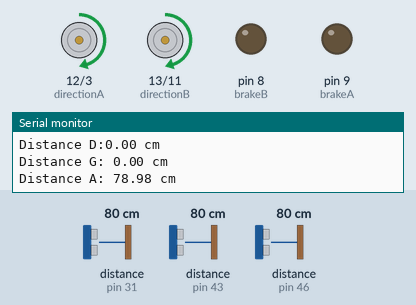
The sketch below on a simulated Arduino Mega 2560, built with avr-gcc and run on an emulated ATmega2560. Shown: direction and speed pins drawn as motors (green arrow = direction pin HIGH = forward, orange = LOW = backward, longer = more drive), output pins drawn as LEDs (lit = HIGH), the last lines printed to the serial monitor. Wiring (inferred from the names in the program): 3 × ultrasonic range finder: trigger pin 30, echo pin 31 / trigger pin 41, echo pin 43 / trigger pin 47, echo pin 46. Dashed ring = blinking. The inputs (shaded band) are chosen by the test bench; at power-on: distance to the obstacle (sensors on pin 43, pin 31, pin 46) 80 cm. The echo pulse lasts 58.3 µs per cm; pins used as bus, display or sensor lines are not drawn.

Above: at 1.2 s.
1.3 s: distance to the obstacle (sensor on pin 43) set to 43 cm
2.8 s: distance to the obstacle (sensor on pin 43) set to 38 cm
At 3.6 s:
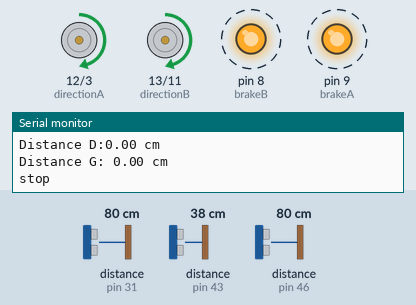
At 4.7 s:
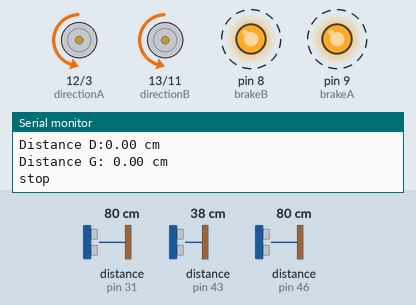
Timing chart, 0 to 11.8 s (numbered marks = the images above; inputs shaded):
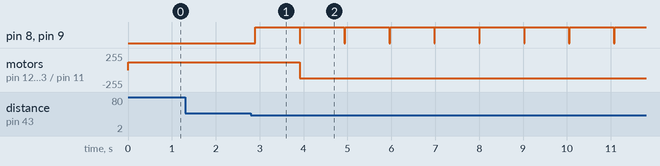

Measured:
- the behaviour switches between 41 and 40 cm on distance to the obstacle (sensor on pin 43) (found by bisection; images 0 and 1)
- after the input at 2.8 s, pin 8 (brakeB), pin 9 (brakeA): alternates HIGH for 1.0 s and LOW for 0.02 s, starting after 0.10 s; motor on pin 12 (directionA) / pin 3 (speedA), motor on pin 13 (directionB) / pin 11 (speedB): forward 120/255 → backward 120/255 after 1.1 s

The sketch:

sketch_mar13b.ino
```cpp
const int directionA = 12;
const int directionB = 13;
const int brakeA = 9;
const int brakeB = 8;
const int speedA = 3;
const int speedB = 11;
const int Max_speed = 120;

const int trigPinAvant = 41;
const int echoPinAvant = 43;

const int trigPinGauche = 30;
const int echoPinGauche = 31;

const int trigPinDroite = 47;
const int echoPinDroite = 46;

float distanceAvant;
float distanceGauche;
float distanceDroite;

bool isReculer = false;

void setup() {
      //Init Serial USB
      Serial.begin(9600);
      Serial.println(F("Initialize System"));
      pinMode(directionA, OUTPUT);
      pinMode(brakeA, OUTPUT);
      pinMode(directionB, OUTPUT);
      pinMode(brakeB, OUTPUT);

      pinMode(trigPinAvant, OUTPUT);
      pinMode(echoPinAvant, INPUT);
      pinMode(trigPinGauche, OUTPUT);
      pinMode(echoPinGauche, INPUT);
      pinMode(trigPinDroite, OUTPUT);
      pinMode(echoPinDroite, INPUT);

}
void loop() {
      if (!isReculer) {
          avancer();
          }
      // Mesure de la distance
      distanceAvant = mesurerDistance(trigPinAvant, echoPinAvant);
      distanceDroite - mesurerDistance(trigPinDroite, echoPinDroite);
      distanceGauche - mesurerDistance(trigPinGauche, echoPinGauche);
      // Affichage de la distance sur le moniteur série
      Serial.print("Distance A: ");
      Serial.print(distanceAvant, 2);
      Serial.println(" cm");
      Serial.print("Distance D:");
      Serial.print(distanceDroite, 2);
      Serial.println(" cm");
      Serial.print("Distance G: ");
      Serial.print(distanceGauche, 2);
      Serial.println(" cm");


      // Vérifier la distance du capteur avant
      if (distanceAvant < 40) {
    // Arrêter le mouvement
        stop();
        Serial.print("stop");
        Serial.println("");
        delay(1000);

        // Prise de décision
        char decision[10];
        strcpy(decision, priseDecision()); // Copier la chaîne de décision

        // Comparer la variable decision avec la chaîne littérale
        if (strcmp(decision, "Droite") == 0) {
            stop();
            tournerDroite();
            isReculer = false;
            Serial.print("tourner Droite");
            Serial.println("");
        } else if (strcmp(decision, "Gauche") == 0) {
            stop();
            tournerGauche();
            isReculer = false;
            Serial.print("tourner Gauche");
            Serial.println("");
        } else {
            reculer();
            isReculer = true;
            Serial.print("reculer");
            Serial.println("");
    }
}
if (isReculer) {
    // Prise de décision
    char decision[10];
    strcpy(decision, priseDecision()); // Copier la chaîne de décision

    // Comparer la variable decision avec la chaîne littérale
    if (strcmp(decision, "Droite") == 0) {
        tournerDroite();
        isReculer = false;
        Serial.print("tourner Droite");
        Serial.println("");
    } else if (strcmp(decision, "Gauche") == 0) {
        tournerGauche();
        isReculer = false;
        Serial.print("tournerGauche");
        Serial.println("");
    } else {
        reculer();
        isReculer = true;
        Serial.print("reculer");
        Serial.println("");
    }
}

}
float mesurerDistance(int trigPin, int echoPin) {
    digitalWrite(trigPin, LOW);
    delayMicroseconds(2);
    digitalWrite(trigPin, HIGH);
    delayMicroseconds(10);
    digitalWrite(trigPin, LOW);
    // Mesurer la durée pendant laquelle le signal d'écho reste élevé
    long duration = pulseIn(echoPin, HIGH);
    // Calculer la distance en fonction de la durée
    float distance = duration * 0.034 / 2;
    return distance;
}
char* priseDecision() {
    if (distanceDroite > 30 && distanceGauche > 30 ) {
        if (distanceDroite > distanceGauche)
            return "Droite";
        else
            return "Gauche";
    } else {
        if (distanceDroite > 30 ) {
            return "Droite";
        } else if (distanceGauche > 30 ) {
            return "Gauche";
        } else {
            return "reculer";
        }
    }
}
void avancer() {
    digitalWrite(directionA, HIGH); // Établit la direction avant du canal A
    digitalWrite(brakeA, LOW);       // Désengagez le frein pour le canal A
    analogWrite(speedA, Max_speed);  // Applique une certaine vitesse au canal A

    digitalWrite(directionB, HIGH); // Établit la direction avant du canal B
    digitalWrite(brakeB, LOW);      // Désengagez le frein pour le canal B
    analogWrite(speedB, Max_speed); // Applique une certaine vitesse au canal B
}
void tourner() {
    digitalWrite(directionA, HIGH); // Établit la direction avant du canal A
    digitalWrite(brakeA, LOW);      // Désengagez le frein pour le canal A
    analogWrite(speedA, Max_speed); // Applique une certaine vitesse au canal A

    digitalWrite(directionB, LOW);  // Établit la direction arrière du canal B
    digitalWrite(brakeB, LOW);      // Désengagez le frein pour le canal B
    analogWrite(speedB, Max_speed); // Applique une certaine vitesse au canal B
}
void tournerDroite() {
    digitalWrite(directionA, HIGH); // Établit la direction avant du canal A
    digitalWrite(brakeA, LOW);      // Désengagez le frein pour le canal A
    analogWrite(speedA, Max_speed); // Applique une certaine vitesse au canal A

    digitalWrite(directionB, LOW);  // Établit la direction arrière du canal B
    digitalWrite(brakeB, LOW);      // Désengagez le frein pour le canal B
    analogWrite(speedB, Max_speed); // Applique une certaine vitesse au canal B
}
void tournerGauche() {
    digitalWrite(directionA, LOW); // Établit la direction arrière du canal A
    digitalWrite(brakeA, LOW);     // Désengagez le frein pour le canal A
    analogWrite(speedA, Max_speed); // Applique une certaine vitesse au canal A

    digitalWrite(directionB, HIGH); // Établit la direction avant du canal B
    digitalWrite(brakeB, LOW);      // Désengagez le frein pour le canal B
    analogWrite(speedB, Max_speed); // Applique une certaine vitesse au canal B
}
void stop() {
    digitalWrite(brakeA, HIGH);
    digitalWrite(brakeB, HIGH);
}
void reculer() {
    digitalWrite(directionA, LOW);  // Établit la direction arrière du canal A
    digitalWrite(brakeA, LOW);      // Désengagez le frein pour le canal A
    analogWrite(speedA, Max_speed); // Applique une certaine vitesse au canal A

    digitalWrite(directionB, LOW);  // Établit la direction arrière du canal B
    digitalWrite(brakeB, LOW);      // Désengagez le frein pour le canal B
    analogWrite(speedB, Max_speed); // Applique une certaine vitesse au canal B
}
```
